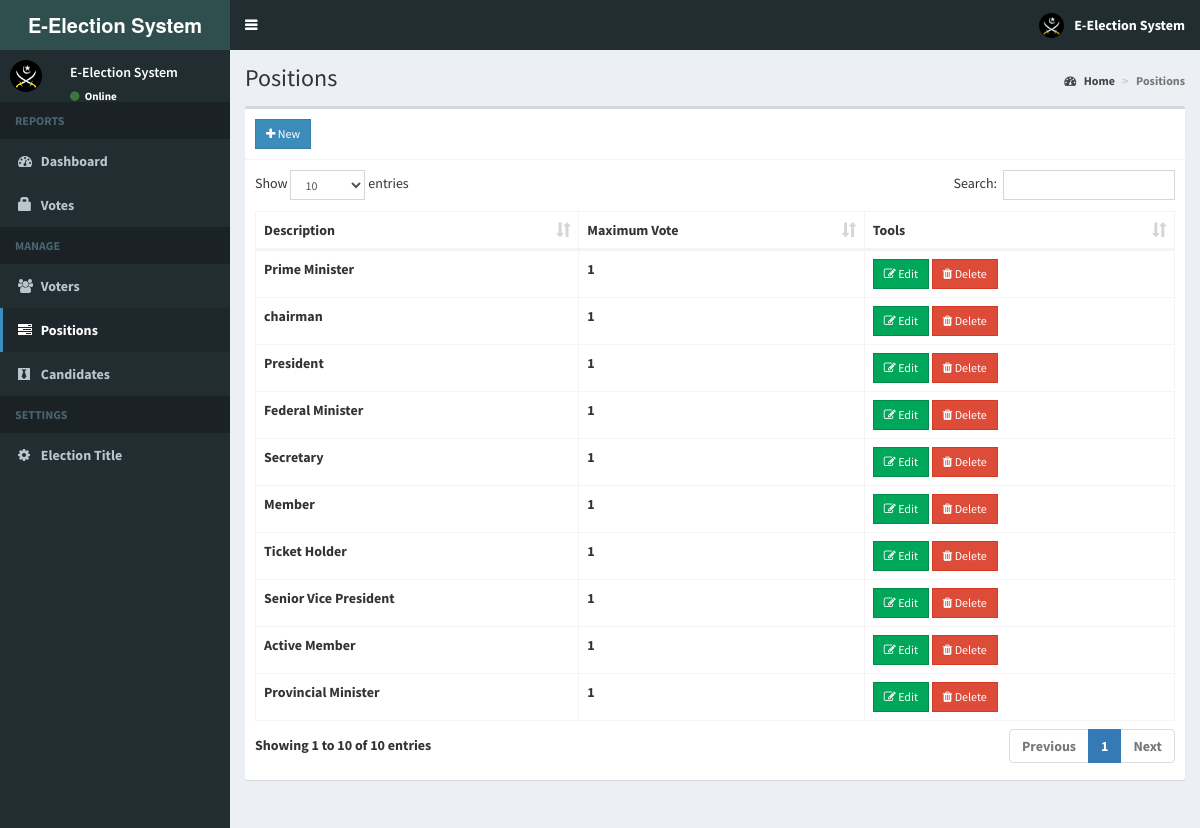
Page /admin/positions.php (signed in) on the committed database.
### tables this page shows
CREATE TABLE `positions` (
  `id` int(11) NOT NULL,
  `description` varchar(50) NOT NULL,
  `max_vote` int(11) NOT NULL,
  `priority` int(11) NOT NULL
);

### admin/includes/session.php (called while the page is built, shortened)
<?php
	include 'includes/conn.php';
	$sql = "SELECT * FROM admin WHERE id = '".$_SESSION['admin']."'";
	$query = $conn->query($sql);
	$user = $query->fetch_assoc();
?>

### admin/positions.php (the view, shortened to what this page needs)
<?php include 'includes/session.php'; ?>
<?php include 'includes/header.php'; ?>
<body class="hold-transition skin-blue sidebar-mini">
<div class="wrapper">
  <?php include 'includes/navbar.php'; ?>
  <?php include 'includes/menubar.php'; ?>
  <div class="content-wrapper">
    <section class="content-header">
      <h1>
        Positions
      </h1>
      <ol class="breadcrumb">
        <li><a href="#"><i class="fa fa-dashboard"></i> Home</a></li>
        <li class="active">Positions</li>
      </ol>
    </section>
    <section class="content">
      <div class="row">
        <div class="col-xs-12">
          <div class="box">
            <div class="box-header with-border">
              <a href="#addnew" data-toggle="modal" class="btn btn-primary btn-sm btn-flat"><i class="fa fa-plus"></i> New</a>
            </div>
            <div class="box-body">
              <table id="example1" class="table table-bordered">
                <thead>
                  <th>Description</th>
                  <th>Maximum Vote</th>
                  <th>Tools</th>
                </thead>
                <tbody>
                  <?php
                    $sql = "SELECT * FROM positions ORDER BY priority ASC";
                    $query = $conn->query($sql);
                    while($row = $query->fetch_assoc()){
                      echo "
                        <tr>
                          <td class='hidden'></td>
                          <td>".$row['description']."</td>
                          <td>".$row['max_vote']."</td>
                          <td>
                            <button class='btn btn-success btn-sm edit btn-flat' data-id='".$row['id']."'><i class='fa fa-edit'></i> Edit</button>
                            <button class='btn btn-danger btn-sm delete btn-flat' data-id='".$row['id']."'><i class='fa fa-trash'></i> Delete</button>
                          </td>
                        </tr>
                      ";
                    }
                  ?>
                </tbody>
              </table>
            </div>
          </div>
        </div>
      </div>
    </section>
  </div>
</div>
</body>
</html>

### admin/includes/header.php (shortened to what this page needs)
<!DOCTYPE html>
<html>
<head>
  	<link rel="stylesheet" href="../bower_components/bootstrap/dist/css/bootstrap.min.css">
    <link rel="stylesheet" href="../plugins/iCheck/all.css">
  	<link rel="stylesheet" href="../bower_components/font-awesome/css/font-awesome.min.css">
  	<link rel="stylesheet" href="../dist/css/AdminLTE.min.css">
    <link rel="stylesheet" href="../bower_components/datatables.net-bs/css/dataTables.bootstrap.min.css">
    <link rel="stylesheet" href="../bower_components/bootstrap-daterangepicker/daterangepicker.css">
    <link rel="stylesheet" href="../plugins/timepicker/bootstrap-timepicker.min.css">
    <link rel="stylesheet" href="../bower_components/bootstrap-datepicker/dist/css/bootstrap-datepicker.min.css">
    <link rel="stylesheet" href="../dist/css/skins/_all-skins.min.css">
</head>

### admin/includes/navbar.php (shortened to what this page needs)
<header class="main-header">
  <a href="home.php" class="logo">
    <span class="logo-lg"><b>E-Election System </span>
  </a>
  <nav class="navbar navbar-static-top">
    <a href="#" class="sidebar-toggle" data-toggle="push-menu" role="button">
    </a>
    <div class="navbar-custom-menu">
      <ul class="nav navbar-nav">
        <li class="dropdown user user-menu">
          <a href="#" class="dropdown-toggle" data-toggle="dropdown">
            <img src="<?php echo (!empty($user['photo'])) ? '../images/'.$user['photo'] : '../images/profile.jpg'; ?>" class="user-image" alt="User Image">
            <span class="hidden-xs"><?php echo $user['firstname'].' '.$user['lastname']; ?></span>
          </a>
        </li>
      </ul>
    </div>
  </nav>
</header>

### admin/includes/menubar.php (shortened to what this page needs)
<aside class="main-sidebar">
  <section class="sidebar">
    <div class="user-panel">
      <div class="pull-left image">
        <img src="<?php echo (!empty($user['photo'])) ? '../images/'.$user['photo'] : '../images/profile.jpg'; ?>" class="img-circle" alt="User Image">
      </div>
      <div class="pull-left info">
        <p><?php echo $user['firstname'].' '.$user['lastname']; ?></p>
        <a><i class="fa fa-circle text-success"></i> Online</a>
      </div>
    </div>
    <ul class="sidebar-menu" data-widget="tree">
      <li class="header">REPORTS</li>
      <li class=""><a href="home.php"><i class="fa fa-dashboard"></i> <span>Dashboard</span></a></li>
      <li class=""><a href="votes.php"><span class="glyphicon glyphicon-lock"></span> <span>Votes</span></a></li>
      <li class="header">MANAGE</li>
      <li class=""><a href="voters.php"><i class="fa fa-users"></i> <span>Voters</span></a></li>
      <li class=""><a href="positions.php"><i class="fa fa-tasks"></i> <span>Positions</span></a></li>
      <li class=""><a href="candidates.php"><i class="fa fa-black-tie"></i> <span>Candidates</span></a></li>
      <li class="header">SETTINGS</li>
      <li class=""><a href="#config" data-toggle="modal"><i class="fa fa-cog"></i> <span>Election Title</span></a></li>
    </ul>
  </section>
</aside>

### rows in the picture
positions: description "Prime Minister", max_vote "1"
positions: description "chairman", max_vote "1"
positions: description "President", max_vote "1"
positions: description "Federal Minister", max_vote "1"
positions: description "Secretary", max_vote "1"
positions: description "Member", max_vote "1"
positions: description "Ticket Holder", max_vote "1"
positions: description "Senior Vice President", max_vote "1"
positions: description "Active Member", max_vote "1"
positions: description "Provincial Minister", max_vote "1"

### other values in the picture
$user['firstname'] "E-Election"
$user['lastname'] "System"
